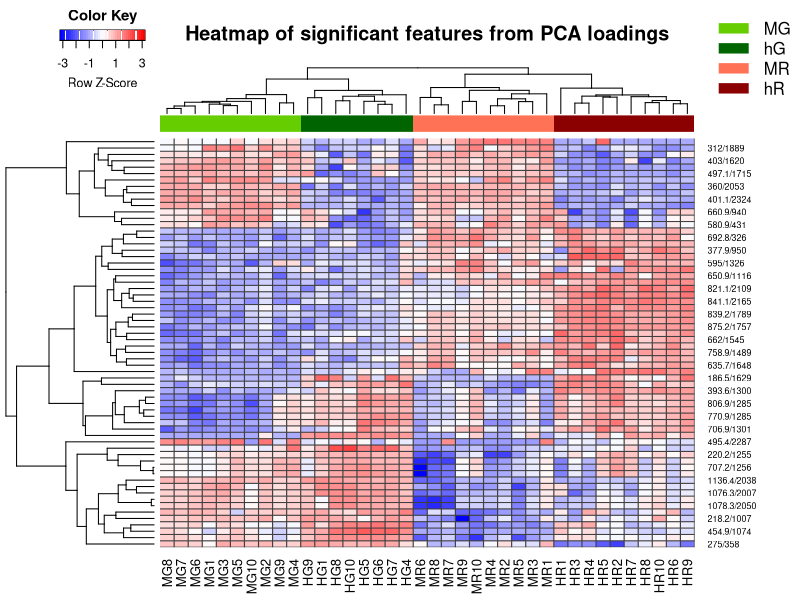

Write the R code that produced this figure.
######################################################
# Make a heatmap using heatmap.2 from gplot2 package
######################################################

# This script will produce a heatmap using the heatmap.2 
# function in the gplots2 package.  Refer to the PCA.process.R 
# file to see how these variables were identified.

# The following file needs to be placed in the working directory:
# dat_sig_loadings.csv

# Set working directory
setwd("~/R/heatmap/")

# Import data
data <- read.csv("dat_sig_loadings.csv", header=T)

# Subset to include only data columns
data <- data[, c(1:39)]

# Make a vector from "X" column for Row Labels
Feature <- as.vector(data$X)

# Log Transform the data (base 2 log)
ldat1 <- log(data[, 2:39], 2)

# Function for Pareto Scaling
paretoscale <- function(z) {
  rowmean <- apply(z, 1, mean) # row means
  rowsd <- apply(z, 1, sd)  # row standard deviation
  rowsqrtsd <- sqrt(rowsd) # sqrt of sd
  rv <- sweep(z, 1, rowmean,"-")  # mean center
  rv <- sweep(rv, 1, rowsqrtsd, "/")  # dividing by sqrtsd
  return(rv)
}

# Pareto scale log transformed data
normdata <- paretoscale(ldat1)

# Load libraries
library(gplots)
library(RColorBrewer)

# color palette for heatmap
my_palette <- colorRampPalette(c("blue", "white", "red"))(n = 40)

# function to add legend in desired position
add_legend <- function(...) {
  opar <- par(fig=c(0, 1, 0, 1), oma=c(0, 0, 0, 0), 
              mar=c(0, 0, 0, 0), new=TRUE)
  on.exit(par(opar))
  plot(0, 0, type='n', bty='n', xaxt='n', yaxt='n')
  legend(...)
}

# make heatmap and save as a .png file
png(file="heatmap.png", height=3800, width=5500, res=600)
par(mar = c(5, 4, 1.4, 0.2))

heatmap.2(as.matrix(normdata), #input data as matrix
          trace="none", #remove lines on cells
          density.info="none", #remove lines on legend
          colsep=1:ncol(normdata), #column border separator
          rowsep=1:nrow(normdata), #row border separator
          scale="row", #row wise centering
          col=my_palette, #colors
          keysize=1, #legend size
          sepwidth=c(.01,.01), #line separator width
          sepcolor="gray25", #line  separator color
          ColSideColors=c(rep("darkgreen",8), rep("chartreuse3",10),
                          rep("darkred",10), rep("coral1", 10)),
          cexCol=1.2, #column label font size
          cexRow=0.8, #row label font size
          margins=c(4,8), #plot margins
          srtCol=90, #angle column labels
          main="Heatmap of significant features from PCA loadings",
          labRow=Feature #row labels from feature list
)

par(cex.main=1.3) # title font
par(lend = 1) # square line ends for the color legend
add_legend(0.82,1.05, # legend position 
           legend = c("MG", "hG", "MR", "hR"), # category labels
           col = c("chartreuse3", "darkgreen", "coral1", "darkred"),  # color key
           bty= "n",           # line style
           lty= 1,             # line style
           lwd = 10            # line width
)

dev.off()

# end
